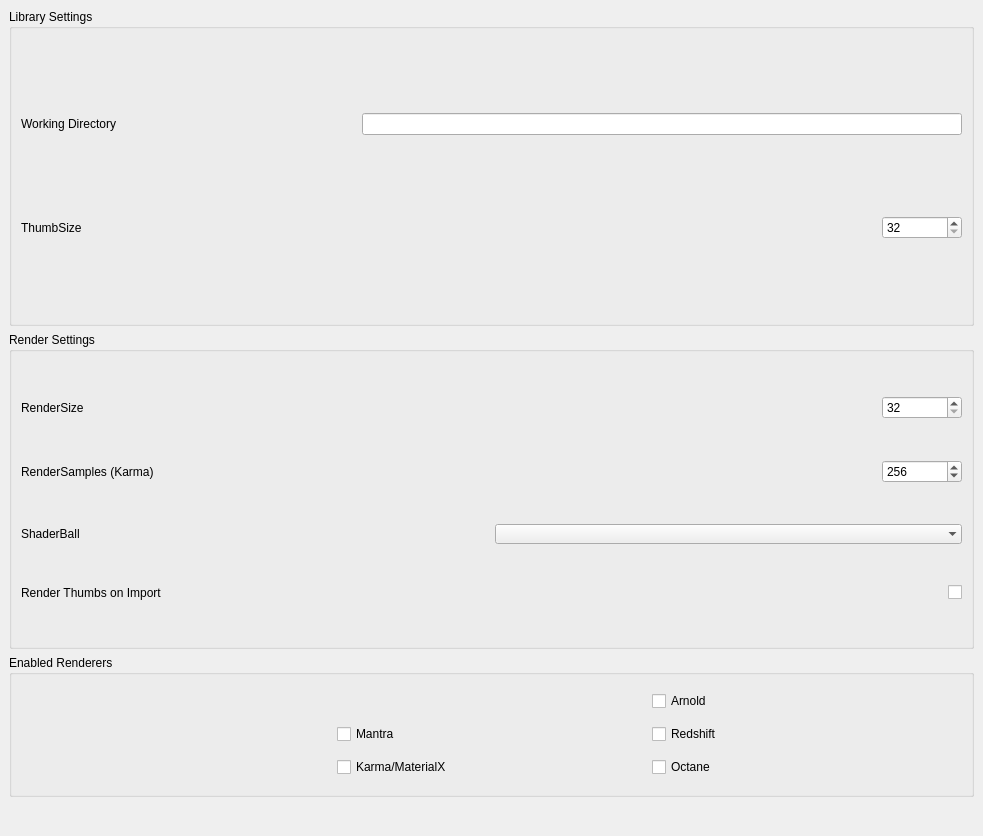
<?xml version="1.0" encoding="UTF-8"?>
<ui version="4.0">
 <class>MainWindow</class>
 <widget class="QMainWindow" name="MainWindow">
  <property name="geometry">
   <rect>
    <x>0</x>
    <y>0</y>
    <width>983</width>
    <height>836</height>
   </rect>
  </property>
  <property name="sizePolicy">
   <sizepolicy hsizetype="Preferred" vsizetype="Preferred">
    <horstretch>0</horstretch>
    <verstretch>0</verstretch>
   </sizepolicy>
  </property>
  <property name="minimumSize">
   <size>
    <width>500</width>
    <height>400</height>
   </size>
  </property>
  <property name="windowTitle">
   <string>MainWindow</string>
  </property>
  <widget class="QWidget" name="centralwidget">
   <property name="sizePolicy">
    <sizepolicy hsizetype="Expanding" vsizetype="Expanding">
     <horstretch>0</horstretch>
     <verstretch>0</verstretch>
    </sizepolicy>
   </property>
   <layout class="QVBoxLayout" name="verticalLayout">
    <item>
     <layout class="QVBoxLayout" name="verticalLayout_2">
      <item>
       <widget class="QGroupBox" name="groupBox_3">
        <property name="title">
         <string>Library Settings</string>
        </property>
        <layout class="QVBoxLayout" name="verticalLayout_10">
         <item>
          <layout class="QHBoxLayout" name="horizontalLayout">
           <item>
            <widget class="QLabel" name="label">
             <property name="text">
              <string>Working Directory</string>
             </property>
            </widget>
           </item>
           <item>
            <widget class="QLineEdit" name="line_workdir">
             <property name="minimumSize">
              <size>
               <width>40</width>
               <height>0</height>
              </size>
             </property>
             <property name="maximumSize">
              <size>
               <width>600</width>
               <height>16777215</height>
              </size>
             </property>
            </widget>
           </item>
          </layout>
         </item>
         <item>
          <layout class="QHBoxLayout" name="horizontalLayout_2">
           <item>
            <widget class="QLabel" name="label_2">
             <property name="text">
              <string>ThumbSize</string>
             </property>
            </widget>
           </item>
           <item>
            <widget class="QSpinBox" name="line_thumbsize">
             <property name="maximumSize">
              <size>
               <width>80</width>
               <height>16777215</height>
              </size>
             </property>
             <property name="minimum">
              <number>32</number>
             </property>
             <property name="maximum">
              <number>512</number>
             </property>
            </widget>
           </item>
          </layout>
         </item>
        </layout>
       </widget>
      </item>
      <item>
       <widget class="QGroupBox" name="groupBox_2">
        <property name="title">
         <string>Render Settings</string>
        </property>
        <layout class="QHBoxLayout" name="horizontalLayout_9">
         <item>
          <layout class="QVBoxLayout" name="verticalLayout_6">
           <item>
            <layout class="QHBoxLayout" name="horizontalLayout_4">
             <item>
              <widget class="QLabel" name="label_4">
               <property name="text">
                <string>RenderSize</string>
               </property>
              </widget>
             </item>
             <item>
              <widget class="QSpinBox" name="line_rendersize">
               <property name="minimumSize">
                <size>
                 <width>30</width>
                 <height>0</height>
                </size>
               </property>
               <property name="maximumSize">
                <size>
                 <width>80</width>
                 <height>16777215</height>
                </size>
               </property>
               <property name="minimum">
                <number>32</number>
               </property>
               <property name="maximum">
                <number>512</number>
               </property>
              </widget>
             </item>
            </layout>
           </item>
           <item>
            <layout class="QHBoxLayout" name="horizontalLayout_7">
             <item>
              <widget class="QLabel" name="label_3">
               <property name="text">
                <string>RenderSamples (Karma)</string>
               </property>
              </widget>
             </item>
             <item>
              <widget class="QSpinBox" name="line_rendersamples">
               <property name="minimumSize">
                <size>
                 <width>30</width>
                 <height>0</height>
                </size>
               </property>
               <property name="maximumSize">
                <size>
                 <width>80</width>
                 <height>16777215</height>
                </size>
               </property>
               <property name="minimum">
                <number>32</number>
               </property>
               <property name="maximum">
                <number>1024</number>
               </property>
               <property name="value">
                <number>256</number>
               </property>
              </widget>
             </item>
            </layout>
           </item>
           <item>
            <layout class="QHBoxLayout" name="horizontalLayout_11">
             <item>
              <widget class="QLabel" name="label_7">
               <property name="text">
                <string>ShaderBall</string>
               </property>
              </widget>
             </item>
             <item>
              <widget class="QComboBox" name="combo_shaderball">
               <property name="contextMenuPolicy">
                <enum>Qt::NoContextMenu</enum>
               </property>
               <property name="autoFillBackground">
                <bool>true</bool>
               </property>
               <property name="frame">
                <bool>false</bool>
               </property>
              </widget>
             </item>
            </layout>
           </item>
           <item>
            <layout class="QHBoxLayout" name="horizontalLayout_6">
             <item>
              <widget class="QLabel" name="label_6">
               <property name="text">
                <string>Render Thumbs on Import</string>
               </property>
              </widget>
             </item>
             <item>
              <widget class="QCheckBox" name="cbx_renderOnImport">
               <property name="layoutDirection">
                <enum>Qt::RightToLeft</enum>
               </property>
               <property name="text">
                <string/>
               </property>
              </widget>
             </item>
            </layout>
           </item>
          </layout>
         </item>
        </layout>
       </widget>
      </item>
      <item>
       <widget class="QGroupBox" name="groupBox">
        <property name="minimumSize">
         <size>
          <width>400</width>
          <height>0</height>
         </size>
        </property>
        <property name="maximumSize">
         <size>
          <width>16777215</width>
          <height>142</height>
         </size>
        </property>
        <property name="title">
         <string>Enabled Renderers</string>
        </property>
        <layout class="QHBoxLayout" name="horizontalLayout_5">
         <item>
          <layout class="QHBoxLayout" name="horizontalLayout_3">
           <item>
            <layout class="QGridLayout" name="gridLayout">
             <item row="1" column="3">
              <widget class="QCheckBox" name="cbx_redshift">
               <property name="text">
                <string>Redshift</string>
               </property>
              </widget>
             </item>
             <item row="1" column="1">
              <widget class="QCheckBox" name="cbx_mantra">
               <property name="text">
                <string>Mantra</string>
               </property>
              </widget>
             </item>
             <item row="1" column="0">
              <widget class="QLabel" name="label_5">
               <property name="text">
                <string/>
               </property>
              </widget>
             </item>
             <item row="2" column="3">
              <widget class="QCheckBox" name="cbx_octane">
               <property name="text">
                <string>Octane</string>
               </property>
              </widget>
             </item>
             <item row="2" column="1">
              <widget class="QCheckBox" name="cbx_matx">
               <property name="text">
                <string>Karma/MaterialX</string>
               </property>
              </widget>
             </item>
             <item row="0" column="3">
              <widget class="QCheckBox" name="cbx_arnold">
               <property name="text">
                <string>Arnold</string>
               </property>
              </widget>
             </item>
            </layout>
           </item>
          </layout>
         </item>
        </layout>
       </widget>
      </item>
      <item>
       <spacer name="verticalSpacer_2">
        <property name="orientation">
         <enum>Qt::Vertical</enum>
        </property>
        <property name="sizeType">
         <enum>QSizePolicy::Fixed</enum>
        </property>
        <property name="sizeHint" stdset="0">
         <size>
          <width>20</width>
          <height>10</height>
         </size>
        </property>
       </spacer>
      </item>
      <item>
       <spacer name="verticalSpacer">
        <property name="orientation">
         <enum>Qt::Vertical</enum>
        </property>
        <property name="sizeType">
         <enum>QSizePolicy::Fixed</enum>
        </property>
        <property name="sizeHint" stdset="0">
         <size>
          <width>20</width>
          <height>20</height>
         </size>
        </property>
       </spacer>
      </item>
     </layout>
    </item>
   </layout>
  </widget>
  <action name="action_HIP">
   <property name="text">
    <string>$HIP</string>
   </property>
  </action>
  <action name="action_HOME">
   <property name="text">
    <string>$HOME</string>
   </property>
  </action>
  <action name="actionCreate_Thumbs_for_Directory">
   <property name="text">
    <string>Recursively Create Thumbs for this Folder (slow)</string>
   </property>
  </action>
  <action name="actionRefresh_Current_Dir">
   <property name="text">
    <string>Recreate Thumbs for this Folder</string>
   </property>
  </action>
  <action name="actionClear_Thumb_Database">
   <property name="text">
    <string>Clear All Materials</string>
   </property>
  </action>
  <action name="action50">
   <property name="text">
    <string>50</string>
   </property>
  </action>
  <action name="actionAddFavourite">
   <property name="text">
    <string>Add Current Folder to Favourites</string>
   </property>
  </action>
  <action name="actionStartup">
   <property name="text">
    <string>Set Current Library as Default</string>
   </property>
  </action>
  <action name="actionRemFavourite">
   <property name="text">
    <string>Remove Current Folder from Favourites</string>
   </property>
  </action>
  <action name="action_updateAll">
   <property name="text">
    <string>Update All Materials</string>
   </property>
  </action>
  <action name="action_setDefault">
   <property name="text">
    <string>Set Current Library as Default</string>
   </property>
  </action>
  <action name="action_openLibrary">
   <property name="text">
    <string>Open Library</string>
   </property>
  </action>
  <action name="action_prefs">
   <property name="text">
    <string>Preferences</string>
   </property>
  </action>
 </widget>
 <resources/>
 <connections/>
</ui>
